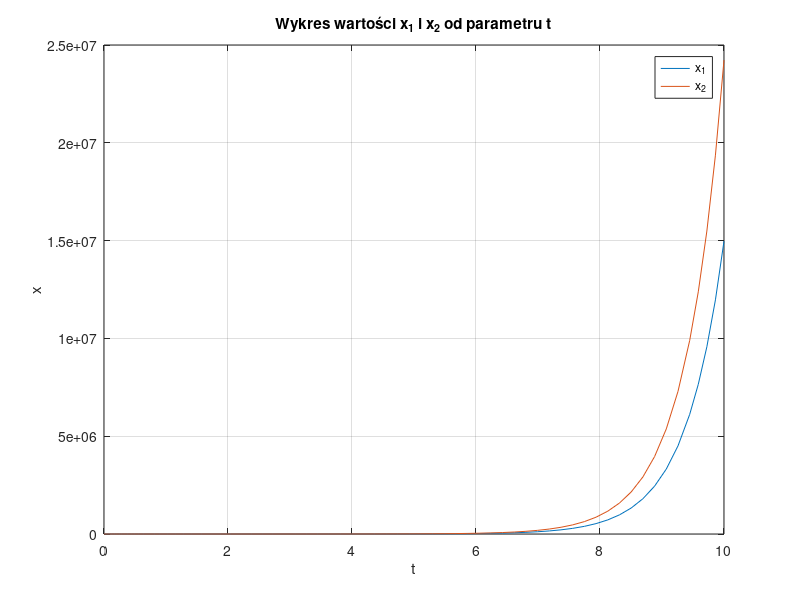

Recreate this plot in MATLAB.
function lab01_3
    % Warunki początkowe
    x0 = [0 1];
    % Sterowanie
    u = 5;
    % Plotujemy wykres od 0 do 10
    tspan = [0 10];
    % Rozwiązanie
    [tsol, xsol] = ode45(@(t, x)ode1(t, x, u), tspan, x0);
    % Wyrysowanie wykresu
    plot(tsol, xsol)
    ylabel("x");
    xlabel("t");
    legend("x_{1}", "x_{2}");
    title("Wykres wartości x_{1} i x_{2} od parametru t")
    grid on;
end

function dxdt = ode1(t, x, u)
    dxdt = zeros(2, 1);
    dxdt(1) = x(2) + t + u;
    dxdt(2) = x(1) + x(2);
end
